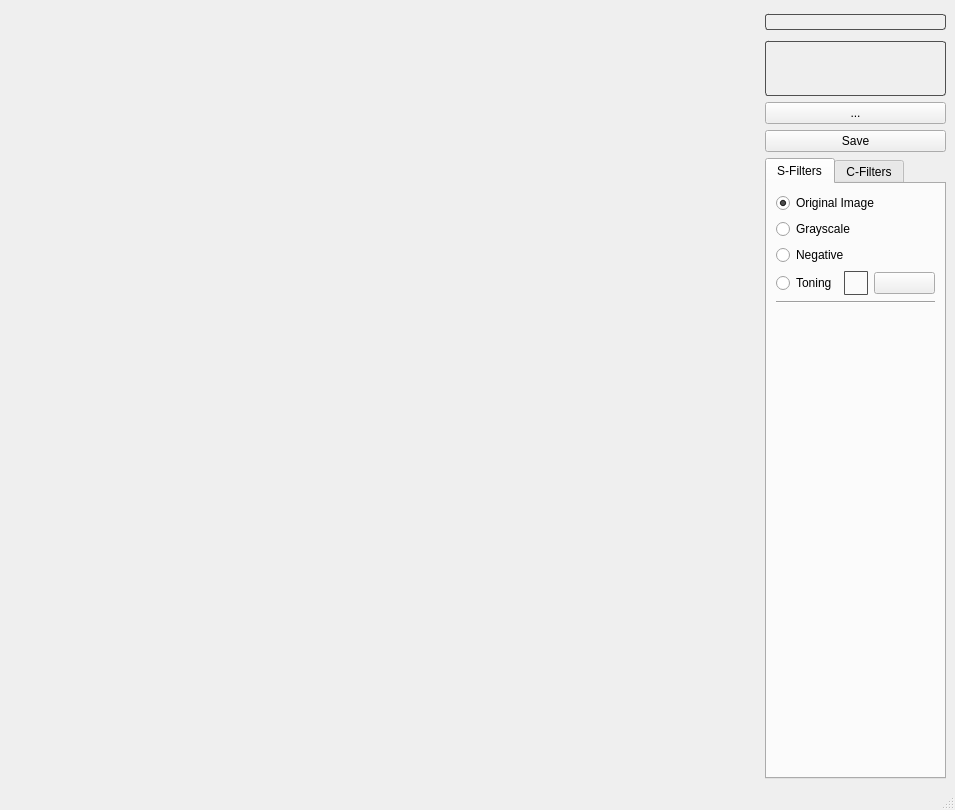
<?xml version="1.0" encoding="UTF-8"?>
<ui version="4.0">
 <class>MainWindow</class>
 <widget class="QMainWindow" name="MainWindow">
  <property name="geometry">
   <rect>
    <x>0</x>
    <y>0</y>
    <width>955</width>
    <height>810</height>
   </rect>
  </property>
  <property name="minimumSize">
   <size>
    <width>0</width>
    <height>0</height>
   </size>
  </property>
  <property name="baseSize">
   <size>
    <width>955</width>
    <height>810</height>
   </size>
  </property>
  <property name="windowTitle">
   <string>Photolab v1.0</string>
  </property>
  <widget class="QWidget" name="centralwidget">
   <layout class="QHBoxLayout" name="horizontalLayout_4">
    <item>
     <layout class="QHBoxLayout" name="horizontalLayout_2">
      <item>
       <widget class="photo_lab::ImageWidget" name="horizontalWidget" native="true">
        <property name="enabled">
         <bool>true</bool>
        </property>
        <property name="sizePolicy">
         <sizepolicy hsizetype="Expanding" vsizetype="Preferred">
          <horstretch>0</horstretch>
          <verstretch>0</verstretch>
         </sizepolicy>
        </property>
        <property name="minimumSize">
         <size>
          <width>210</width>
          <height>210</height>
         </size>
        </property>
        <property name="layoutDirection">
         <enum>Qt::LeftToRight</enum>
        </property>
        <property name="autoFillBackground">
         <bool>true</bool>
        </property>
       </widget>
      </item>
      <item>
       <layout class="QVBoxLayout" name="verticalLayout_5">
        <property name="spacing">
         <number>6</number>
        </property>
        <item>
         <layout class="QVBoxLayout" name="verticalLayout_6">
          <item>
           <widget class="QLabel" name="label_2">
            <property name="minimumSize">
             <size>
              <width>0</width>
              <height>0</height>
             </size>
            </property>
            <property name="styleSheet">
             <string notr="true">QLabel { 
border-color: rgb(80, 80, 80);
border-style: solid;
border-width:1px;
border-radius:3px;
margin: 5,0,5,0;
}</string>
            </property>
            <property name="text">
             <string/>
            </property>
           </widget>
          </item>
          <item>
           <widget class="QLabel" name="label">
            <property name="minimumSize">
             <size>
              <width>150</width>
              <height>60</height>
             </size>
            </property>
            <property name="styleSheet">
             <string notr="true">QLabel { 
border-color: rgb(80, 80, 80);
border-style: solid;
border-width:1px;
border-radius:3px;
margin: 5,0,5,0;
}</string>
            </property>
            <property name="text">
             <string/>
            </property>
            <property name="alignment">
             <set>Qt::AlignCenter</set>
            </property>
            <property name="wordWrap">
             <bool>true</bool>
            </property>
           </widget>
          </item>
          <item>
           <widget class="QPushButton" name="pushButton">
            <property name="sizePolicy">
             <sizepolicy hsizetype="Minimum" vsizetype="Fixed">
              <horstretch>0</horstretch>
              <verstretch>0</verstretch>
             </sizepolicy>
            </property>
            <property name="minimumSize">
             <size>
              <width>0</width>
              <height>0</height>
             </size>
            </property>
            <property name="text">
             <string>...</string>
            </property>
           </widget>
          </item>
          <item>
           <widget class="QPushButton" name="pushButtonSave">
            <property name="text">
             <string>Save</string>
            </property>
           </widget>
          </item>
         </layout>
        </item>
        <item>
         <widget class="QTabWidget" name="tabWidget">
          <property name="enabled">
           <bool>true</bool>
          </property>
          <property name="sizePolicy">
           <sizepolicy hsizetype="Preferred" vsizetype="Expanding">
            <horstretch>0</horstretch>
            <verstretch>0</verstretch>
           </sizepolicy>
          </property>
          <property name="tabPosition">
           <enum>QTabWidget::North</enum>
          </property>
          <property name="tabShape">
           <enum>QTabWidget::Rounded</enum>
          </property>
          <property name="currentIndex">
           <number>0</number>
          </property>
          <property name="elideMode">
           <enum>Qt::ElideNone</enum>
          </property>
          <widget class="QWidget" name="simpleFilters">
           <attribute name="title">
            <string>S-Filters</string>
           </attribute>
           <layout class="QHBoxLayout" name="horizontalLayout_7">
            <item>
             <layout class="QVBoxLayout" name="verticalLayout">
              <property name="spacing">
               <number>6</number>
              </property>
              <item>
               <widget class="QRadioButton" name="radioButtonOriginalImage">
                <property name="text">
                 <string>Original Image</string>
                </property>
                <property name="checked">
                 <bool>true</bool>
                </property>
                <attribute name="buttonGroup">
                 <string notr="true">buttonGroup</string>
                </attribute>
               </widget>
              </item>
              <item>
               <widget class="QRadioButton" name="radioButtonGrayscale">
                <property name="text">
                 <string>Grayscale</string>
                </property>
                <property name="checked">
                 <bool>false</bool>
                </property>
                <attribute name="buttonGroup">
                 <string notr="true">buttonGroup</string>
                </attribute>
               </widget>
              </item>
              <item>
               <widget class="QRadioButton" name="radioButtonNegative">
                <property name="text">
                 <string>Negative</string>
                </property>
                <property name="checked">
                 <bool>false</bool>
                </property>
                <attribute name="buttonGroup">
                 <string notr="true">buttonGroup</string>
                </attribute>
               </widget>
              </item>
              <item>
               <layout class="QHBoxLayout" name="horizontalLayout_13">
                <item>
                 <widget class="QRadioButton" name="radioButtonToning">
                  <property name="text">
                   <string>Toning</string>
                  </property>
                  <property name="checked">
                   <bool>false</bool>
                  </property>
                  <attribute name="buttonGroup">
                   <string notr="true">buttonGroup</string>
                  </attribute>
                 </widget>
                </item>
                <item>
                 <widget class="QLabel" name="labelLineColor_2">
                  <property name="enabled">
                   <bool>false</bool>
                  </property>
                  <property name="sizePolicy">
                   <sizepolicy hsizetype="Fixed" vsizetype="Fixed">
                    <horstretch>0</horstretch>
                    <verstretch>0</verstretch>
                   </sizepolicy>
                  </property>
                  <property name="minimumSize">
                   <size>
                    <width>24</width>
                    <height>24</height>
                   </size>
                  </property>
                  <property name="maximumSize">
                   <size>
                    <width>24</width>
                    <height>24</height>
                   </size>
                  </property>
                  <property name="baseSize">
                   <size>
                    <width>24</width>
                    <height>24</height>
                   </size>
                  </property>
                  <property name="styleSheet">
                   <string notr="true">QLabel { 
border-color: rgb(80, 80, 80);
border-style: solid;
border-width:1px;
border-radius:1px;
max-width:22px;
max-height:22px;
min-width:22px;
min-height:22px;
}</string>
                  </property>
                  <property name="text">
                   <string/>
                  </property>
                  <property name="alignment">
                   <set>Qt::AlignRight|Qt::AlignTrailing|Qt::AlignVCenter</set>
                  </property>
                 </widget>
                </item>
                <item>
                 <widget class="QPushButton" name="pushButtonSetColor">
                  <property name="styleSheet">
                   <string notr="true">QLabel { 
border-color: rgb(80, 80, 80);
border-style: solid;
border-width:1px;
border-radius:1px;
max-width:22px;
max-height:22px;
min-width:22px;
min-height:22px;
}</string>
                  </property>
                  <property name="text">
                   <string/>
                  </property>
                 </widget>
                </item>
               </layout>
              </item>
              <item>
               <widget class="Line" name="line">
                <property name="orientation">
                 <enum>Qt::Horizontal</enum>
                </property>
               </widget>
              </item>
              <item>
               <spacer name="verticalSpacer">
                <property name="orientation">
                 <enum>Qt::Vertical</enum>
                </property>
                <property name="sizeHint" stdset="0">
                 <size>
                  <width>20</width>
                  <height>40</height>
                 </size>
                </property>
               </spacer>
              </item>
             </layout>
            </item>
           </layout>
          </widget>
          <widget class="QWidget" name="convolutionFilters">
           <attribute name="title">
            <string>C-Filters</string>
           </attribute>
           <layout class="QHBoxLayout" name="horizontalLayout_3">
            <item>
             <layout class="QVBoxLayout" name="verticalLayout_2" stretch="0,0,0,0,0,0,0,0,0,0,0">
              <item>
               <widget class="QRadioButton" name="radioButtonEmboss">
                <property name="text">
                 <string>Emboss</string>
                </property>
                <property name="checked">
                 <bool>false</bool>
                </property>
                <attribute name="buttonGroup">
                 <string notr="true">buttonGroup</string>
                </attribute>
               </widget>
              </item>
              <item>
               <widget class="QRadioButton" name="radioButtonSharpen">
                <property name="text">
                 <string>Sharpen</string>
                </property>
                <property name="checked">
                 <bool>false</bool>
                </property>
                <attribute name="buttonGroup">
                 <string notr="true">buttonGroup</string>
                </attribute>
               </widget>
              </item>
              <item>
               <widget class="QRadioButton" name="radioButtonBoxBlur">
                <property name="text">
                 <string>Box Blur</string>
                </property>
                <property name="checked">
                 <bool>false</bool>
                </property>
                <attribute name="buttonGroup">
                 <string notr="true">buttonGroup</string>
                </attribute>
               </widget>
              </item>
              <item>
               <widget class="QRadioButton" name="radioButtonGaussianBlur">
                <property name="text">
                 <string>Gaussian blur</string>
                </property>
                <property name="checked">
                 <bool>false</bool>
                </property>
                <attribute name="buttonGroup">
                 <string notr="true">buttonGroup</string>
                </attribute>
               </widget>
              </item>
              <item>
               <widget class="QRadioButton" name="radioButtonLaplacianFilter">
                <property name="text">
                 <string>Laplacian filter</string>
                </property>
                <property name="checked">
                 <bool>false</bool>
                </property>
                <attribute name="buttonGroup">
                 <string notr="true">buttonGroup</string>
                </attribute>
               </widget>
              </item>
              <item>
               <widget class="QRadioButton" name="radioButtonSobelFilterLeft">
                <property name="text">
                 <string>Sobel filter (left)</string>
                </property>
                <property name="checked">
                 <bool>false</bool>
                </property>
                <attribute name="buttonGroup">
                 <string notr="true">buttonGroup</string>
                </attribute>
               </widget>
              </item>
              <item>
               <widget class="QRadioButton" name="radioButtonSobelFilterRight">
                <property name="text">
                 <string>Sobel filter (right)</string>
                </property>
                <property name="checked">
                 <bool>false</bool>
                </property>
                <attribute name="buttonGroup">
                 <string notr="true">buttonGroup</string>
                </attribute>
               </widget>
              </item>
              <item>
               <widget class="QRadioButton" name="radioButtonSobelFilterLeftAndRight">
                <property name="text">
                 <string>Sobel filter (left and right)</string>
                </property>
                <property name="checked">
                 <bool>false</bool>
                </property>
                <attribute name="buttonGroup">
                 <string notr="true">buttonGroup</string>
                </attribute>
               </widget>
              </item>
              <item>
               <layout class="QHBoxLayout" name="horizontalLayout_5">
                <item>
                 <widget class="QRadioButton" name="radioButtonKernelMatrix">
                  <property name="text">
                   <string>Kernel matrix</string>
                  </property>
                  <attribute name="buttonGroup">
                   <string notr="true">buttonGroup</string>
                  </attribute>
                 </widget>
                </item>
                <item>
                 <widget class="QPushButton" name="pushButtonMatrixWindowShow">
                  <property name="text">
                   <string/>
                  </property>
                 </widget>
                </item>
               </layout>
              </item>
              <item>
               <widget class="Line" name="line_2">
                <property name="orientation">
                 <enum>Qt::Horizontal</enum>
                </property>
               </widget>
              </item>
              <item>
               <spacer name="verticalSpacer_3">
                <property name="orientation">
                 <enum>Qt::Vertical</enum>
                </property>
                <property name="sizeHint" stdset="0">
                 <size>
                  <width>20</width>
                  <height>40</height>
                 </size>
                </property>
               </spacer>
              </item>
             </layout>
            </item>
           </layout>
          </widget>
         </widget>
        </item>
       </layout>
      </item>
     </layout>
    </item>
   </layout>
  </widget>
  <widget class="QMenuBar" name="menubar">
   <property name="geometry">
    <rect>
     <x>0</x>
     <y>0</y>
     <width>955</width>
     <height>20</height>
    </rect>
   </property>
  </widget>
  <widget class="QStatusBar" name="statusbar"/>
 </widget>
 <customwidgets>
  <customwidget>
   <class>photo_lab::ImageWidget</class>
   <extends>QWidget</extends>
   <header location="global">imagewidget.h</header>
   <container>1</container>
  </customwidget>
 </customwidgets>
 <resources/>
 <connections/>
 <buttongroups>
  <buttongroup name="buttonGroup"/>
 </buttongroups>
</ui>
